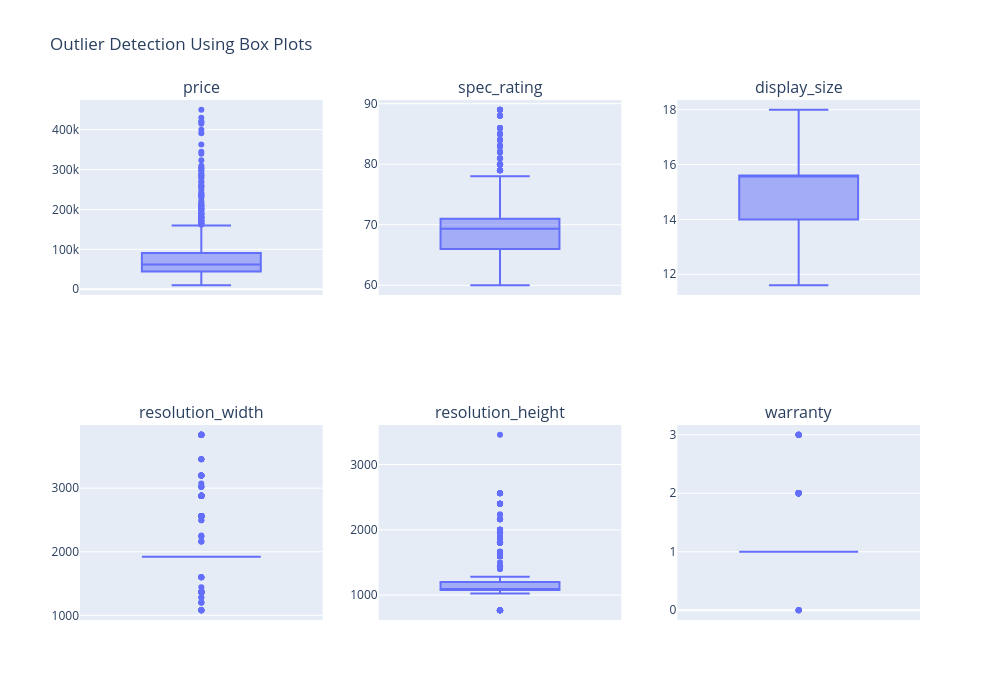

Notebook source saved alongside this figure:
### Markdown cell above
# Outliers

### Code cell
# Selecting only numerical columns
numerical_cols = ["price", "spec_rating", "display_size", "resolution_width", "resolution_height", "warranty"]

# Creating subplots
fig = sp.make_subplots(rows=2, cols=3, subplot_titles=numerical_cols)

# Adding box plots for each numerical column
for i, col in enumerate(numerical_cols):
    fig.add_trace(
        px.box(df, y=col).data[0],  # Box plot for each column
        row=(i // 3) + 1,  # Row position in grid
        col=(i % 3) + 1    # Column position in grid
    )

# Update layout
fig.update_layout(height=700, width=1000, title_text="Outlier Detection Using Box Plots", showlegend=False)
fig.show()

### Figure 1 — Plotly figure (JSON) as saved in the notebook; plotly's stock layout.template omitted (floating-point values rounded to 4 significant figures; data arrays with more than 128 entries replaced by an {"elided": "..."} marker saying what was removed)
{"data": [{"alignmentgroup": "True", "hovertemplate": "price=%{y}<extra></extra>", "legendgroup": "", "marker": {"color": "#636efa"}, "name": "", "notched": false, "offsetgroup": "", "orientation": "v", "showlegend": false, "type": "box", "x0": " ", "xaxis": "x", "y": {"elided": "893 int values"}, "y0": " ", "yaxis": "y"}, {"alignmentgroup": "True", "hovertemplate": "spec_rating=%{y}<extra></extra>", "legendgroup": "", "marker": {"color": "#636efa"}, "name": "", "notched": false, "offsetgroup": "", "orientation": "v", "showlegend": false, "type": "box", "x0": " ", "xaxis": "x2", "y": {"elided": "893 float values"}, "y0": " ", "yaxis": "y2"}, {"alignmentgroup": "True", "hovertemplate": "display_size=%{y}<extra></extra>", "legendgroup": "", "marker": {"color": "#636efa"}, "name": "", "notched": false, "offsetgroup": "", "orientation": "v", "showlegend": false, "type": "box", "x0": " ", "xaxis": "x3", "y": {"elided": "893 float values"}, "y0": " ", "yaxis": "y3"}, {"alignmentgroup": "True", "hovertemplate": "resolution_width=%{y}<extra></extra>", "legendgroup": "", "marker": {"color": "#636efa"}, "name": "", "notched": false, "offsetgroup": "", "orientation": "v", "showlegend": false, "type": "box", "x0": " ", "xaxis": "x4", "y": {"elided": "893 int values"}, "y0": " ", "yaxis": "y4"}, {"alignmentgroup": "True", "hovertemplate": "resolution_height=%{y}<extra></extra>", "legendgroup": "", "marker": {"color": "#636efa"}, "name": "", "notched": false, "offsetgroup": "", "orientation": "v", "showlegend": false, "type": "box", "x0": " ", "xaxis": "x5", "y": {"elided": "893 int values"}, "y0": " ", "yaxis": "y5"}, {"alignmentgroup": "True", "hovertemplate": "warranty=%{y}<extra></extra>", "legendgroup": "", "marker": {"color": "#636efa"}, "name": "", "notched": false, "offsetgroup": "", "orientation": "v", "showlegend": false, "type": "box", "x0": " ", "xaxis": "x6", "y": {"elided": "893 int values"}, "y0": " ", "yaxis": "y6"}], "layout": {"annotations": [{"font": {"size": 16}, "showarrow": false, "text": "price", "x": 0.1444, "xanchor": "center", "xref": "paper", "y": 1, "yanchor": "bottom", "yref": "paper"}, {"font": {"size": 16}, "showarrow": false, "text": "spec_rating", "x": 0.5, "xanchor": "center", "xref": "paper", "y": 1, "yanchor": "bottom", "yref": "paper"}, {"font": {"size": 16}, "showarrow": false, "text": "display_size", "x": 0.8556, "xanchor": "center", "xref": "paper", "y": 1, "yanchor": "bottom", "yref": "paper"}, {"font": {"size": 16}, "showarrow": false, "text": "resolution_width", "x": 0.1444, "xanchor": "center", "xref": "paper", "y": 0.375, "yanchor": "bottom", "yref": "paper"}, {"font": {"size": 16}, "showarrow": false, "text": "resolution_height", "x": 0.5, "xanchor": "center", "xref": "paper", "y": 0.375, "yanchor": "bottom", "yref": "paper"}, {"font": {"size": 16}, "showarrow": false, "text": "warranty", "x": 0.8556, "xanchor": "center", "xref": "paper", "y": 0.375, "yanchor": "bottom", "yref": "paper"}], "height": 700, "showlegend": false, "title": {"text": "Outlier Detection Using Box Plots"}, "width": 1000, "xaxis": {"anchor": "y", "autorange": true, "domain": [0, 0.2889], "range": [-0.5, 0.5], "type": "category"}, "xaxis2": {"anchor": "y2", "autorange": true, "domain": [0.3556, 0.6444], "range": [-0.5, 0.5], "type": "category"}, "xaxis3": {"anchor": "y3", "autorange": true, "domain": [0.7111, 1], "range": [-0.5, 0.5], "type": "category"}, "xaxis4": {"anchor": "y4", "autorange": true, "domain": [0, 0.2889], "range": [-0.5, 0.5], "type": "category"}, "xaxis5": {"anchor": "y5", "autorange": true, "domain": [0.3556, 0.6444], "range": [-0.5, 0.5], "type": "category"}, "xaxis6": {"anchor": "y6", "autorange": true, "domain": [0.7111, 1], "range": [-0.5, 0.5], "type": "category"}, "yaxis": {"anchor": "x", "autorange": true, "domain": [0.625, 1], "range": [-14450.0, 474500.0], "type": "linear"}, "yaxis2": {"anchor": "x2", "autorange": true, "domain": [0.625, 1], "range": [58.39, 90.61], "type": "linear"}, "yaxis3": {"anchor": "x3", "autorange": true, "domain": [0.625, 1], "range": [11.24, 18.36], "type": "linear"}, "yaxis4": {"anchor": "x4", "autorange": true, "domain": [0, 0.375], "range": [926.7, 3993.0], "type": "linear"}, "yaxis5": {"anchor": "x5", "autorange": true, "domain": [0, 0.375], "range": [618.7, 3605.0], "type": "linear"}, "yaxis6": {"anchor": "x6", "autorange": true, "domain": [0, 0.375], "range": [-0.1667, 3.167], "type": "linear"}}}
